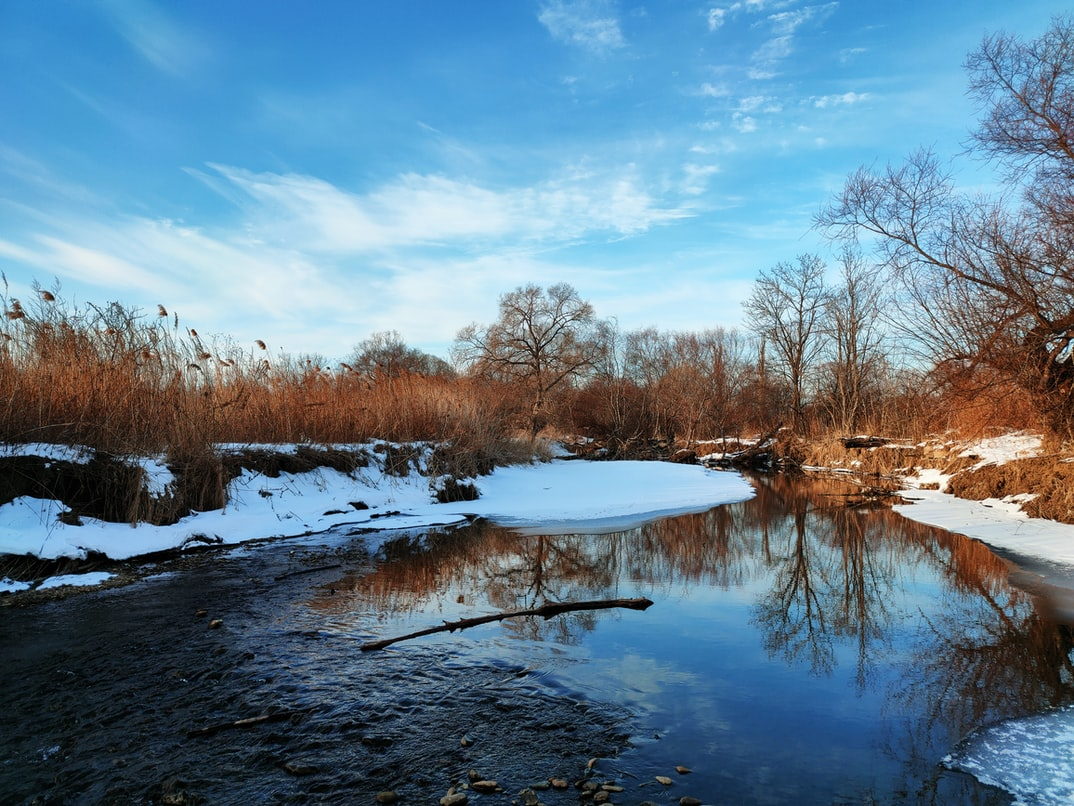
#> input picture Sample images and videos/Scene.jpg, 1074 x 806 px, found by its file name
$ python histograms.py
#> lines starting #> are read from the running program, lines starting #| are printed output that depends on the picture
import cv2 as cv
import numpy as np
import matplotlib.pyplot as plt

img = cv.imread('Sample images and videos\Scene.jpg')
#> img is the input picture: shape (806, 1074, 3); mean B, G, R 145.7, 126.5, 97.8
# print(img.shape)
cv.imshow('nature',img)
grey = cv.cvtColor(img,cv.COLOR_BGR2GRAY)
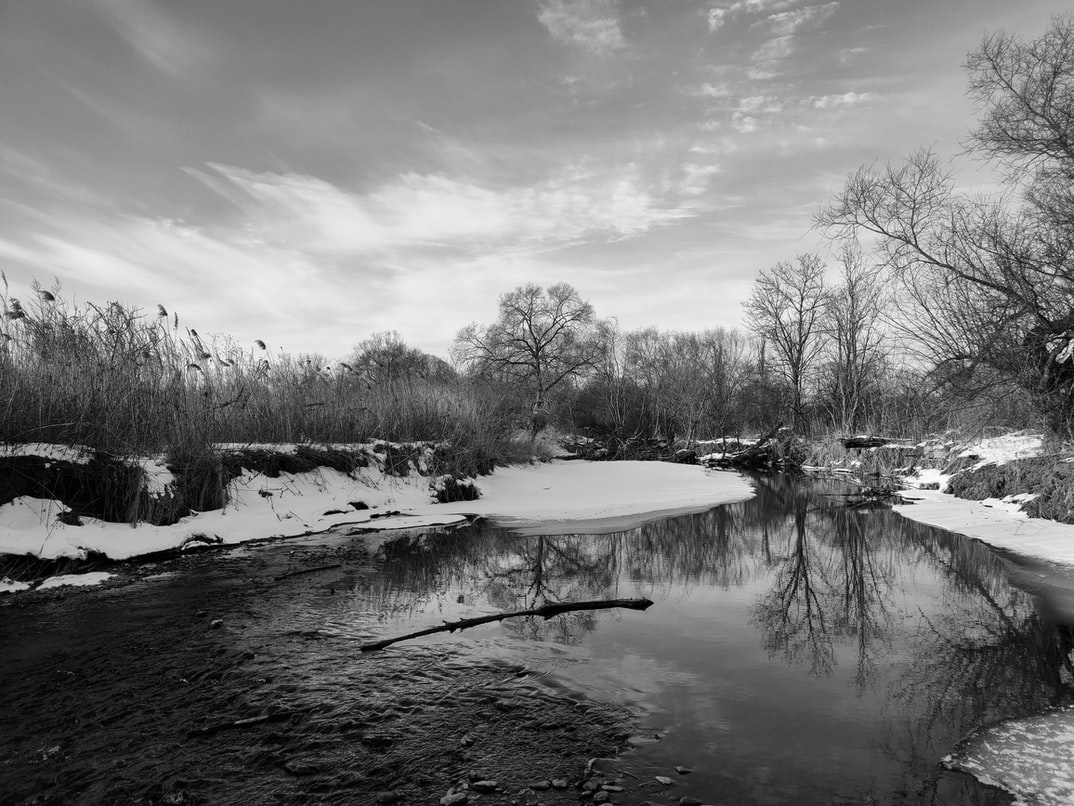
#> grey: shape (806, 1074); min 0, max 254, mean 120.1
# [24 lines of commented-out code are left out]
plt.figure()
plt.title('grey scale pixel intensity')
plt.xlabel('Bins')
plt.ylabel('No. of pixels')
colors = ('b','g','r')
for i , col in enumerate(colors):
    hist = cv.calcHist([img],[i],None,[256],[0,256])
    plt.plot(hist, color = col)
    plt.xlim([0,256])


plt.show()
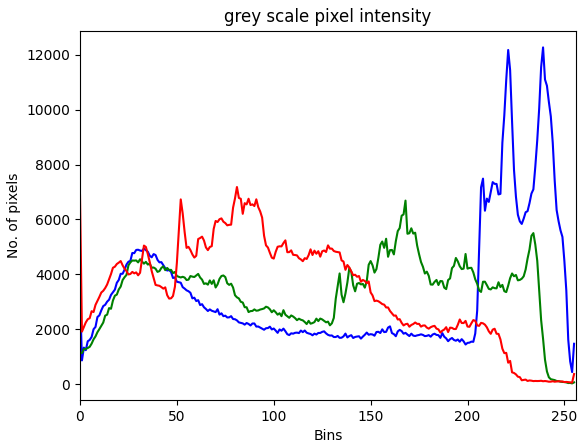
#> figure drawn by matplotlib, 1 panel; curve peaks at x = 239, y = 12268; curve peaks at x = 168, y = 6686; curve peaks at x = 81, y = 7182

cv.waitKey(0)

$ run again, with Sample images and videos/L1.jpg copied over Sample images and videos/Scene.jpg
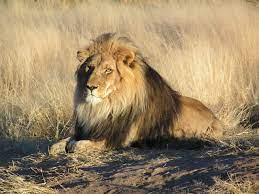
#> input picture Sample images and videos/L1.jpg, 259 x 194 px, found by its file name
#> img is the input picture: shape (194, 259, 3); mean B, G, R 103, 135.5, 156.7
#> `grey = cv.cvtColor(img,cv.COLOR_BGR2GRAY)`:
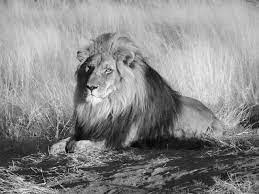
#> grey: shape (194, 259); min 1, max 252, mean 138.1
#> `plt.show()`:
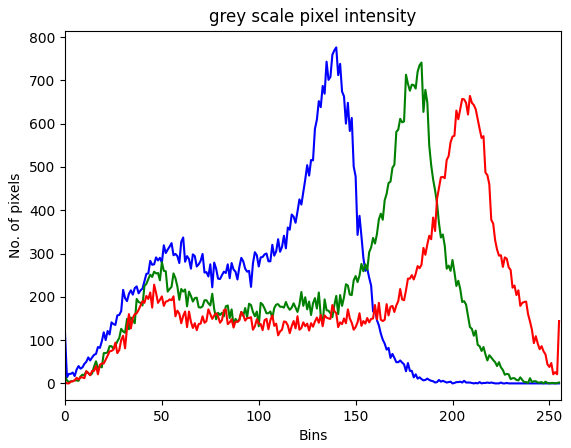
#> figure drawn by matplotlib, 1 panel; curve peaks at x = 140, y = 776; curve peaks at x = 184, y = 741; curve peaks at x = 209, y = 664

$ run again, with Sample images and videos/crowd 2.jpg copied over Sample images and videos/Scene.jpg
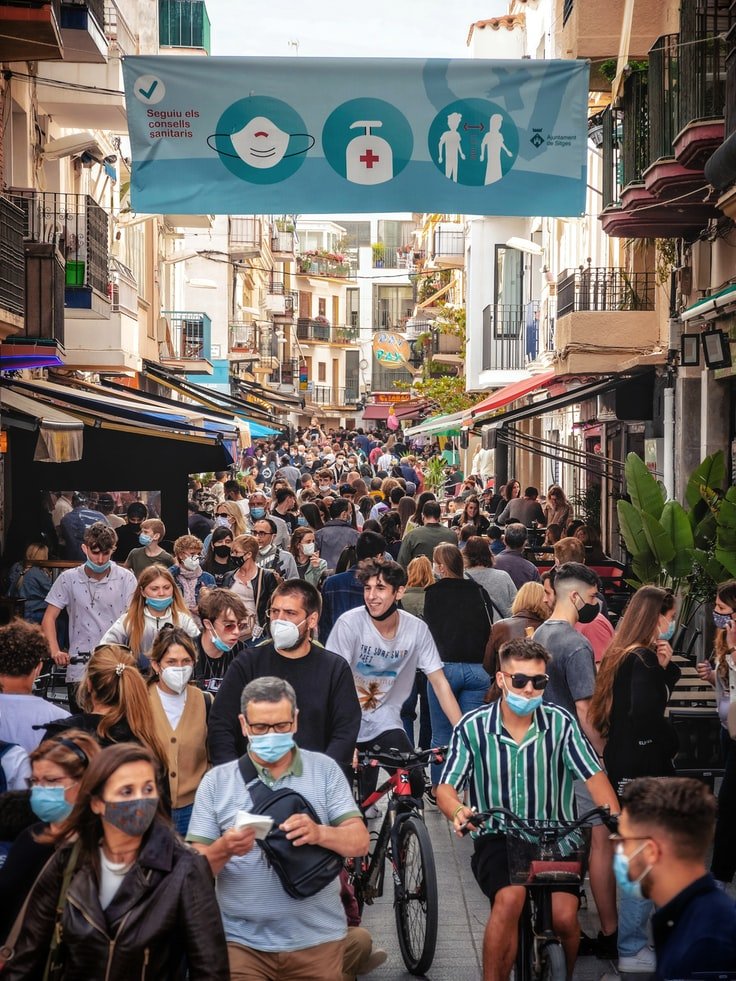
#> input picture Sample images and videos/crowd 2.jpg, 736 x 981 px, found by its file name
#> img is the input picture: shape (981, 736, 3); mean B, G, R 98.2, 102.5, 110.4
#> `grey = cv.cvtColor(img,cv.COLOR_BGR2GRAY)`:
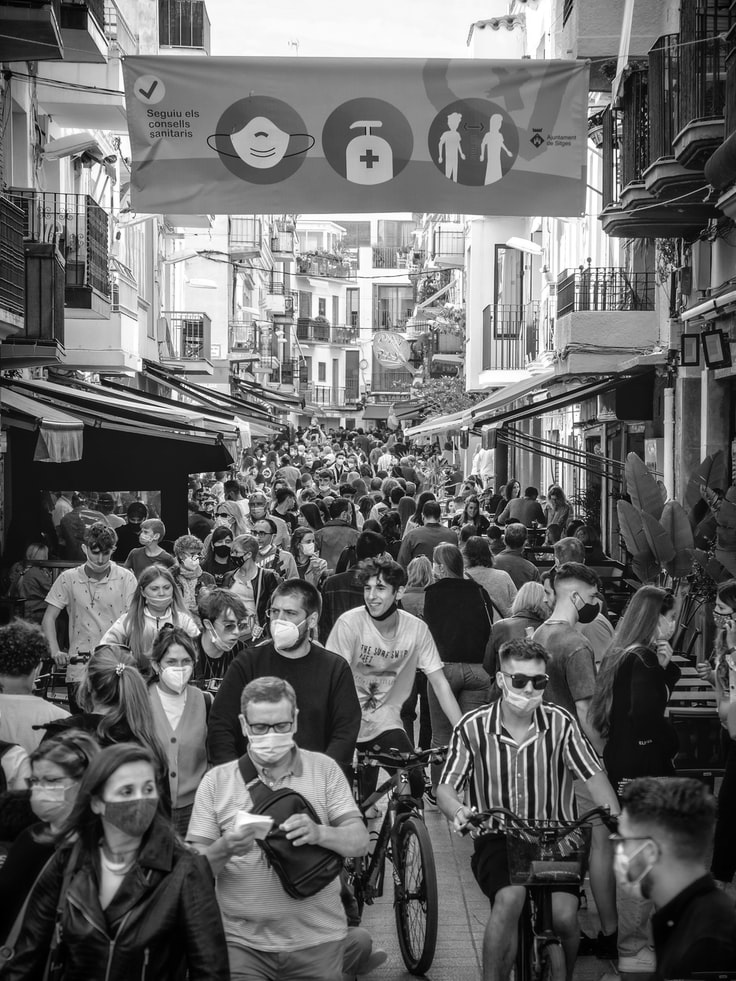
#> grey: shape (981, 736); min 0, max 255, mean 104.4
#> `plt.show()`:
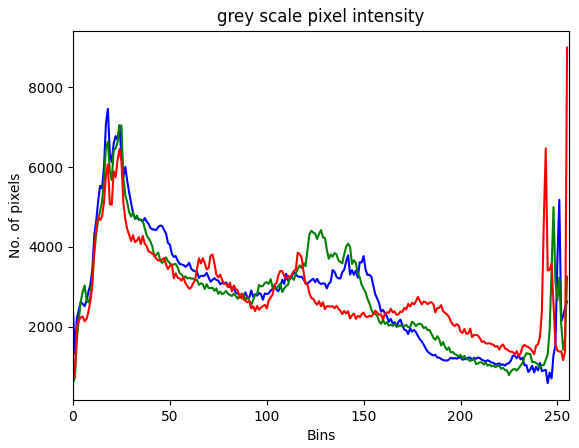
#> figure drawn by matplotlib, 1 panel; curve peaks at x = 18, y = 7460; curve peaks at x = 25, y = 7042; curve peaks at x = 255, y = 9001

$ run again, with Sample images and videos/crowd.jpg copied over Sample images and videos/Scene.jpg
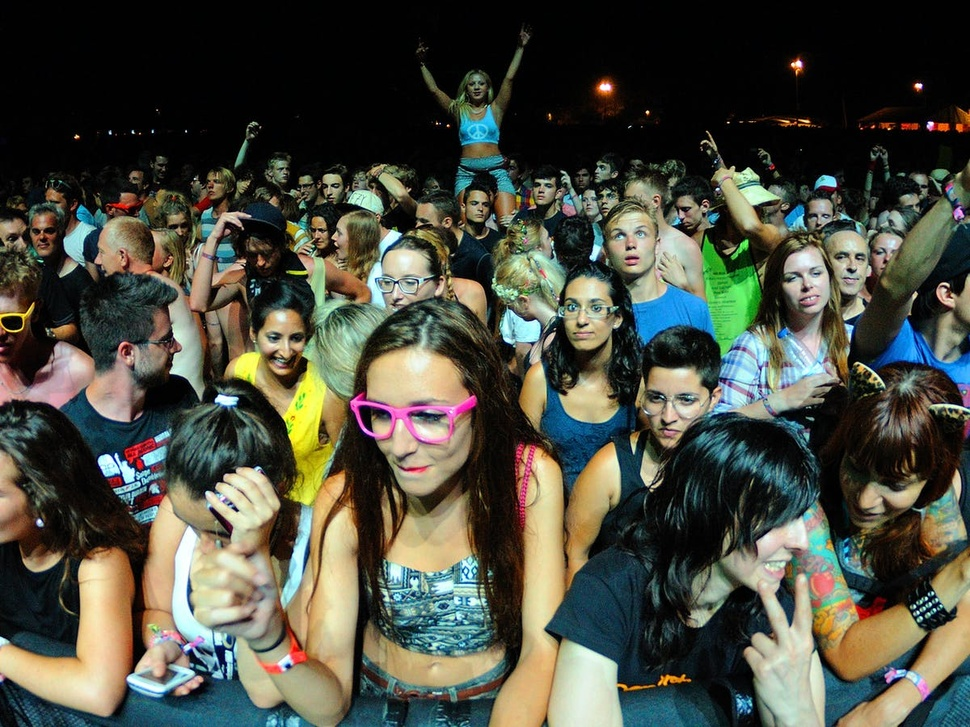
#> input picture Sample images and videos/crowd.jpg, 970 x 727 px, shrunk from 1200 x 900 before the run, found by its file name
#> img is the input picture: shape (727, 970, 3); mean B, G, R 64.9, 76.8, 75.1
#> `grey = cv.cvtColor(img,cv.COLOR_BGR2GRAY)`:
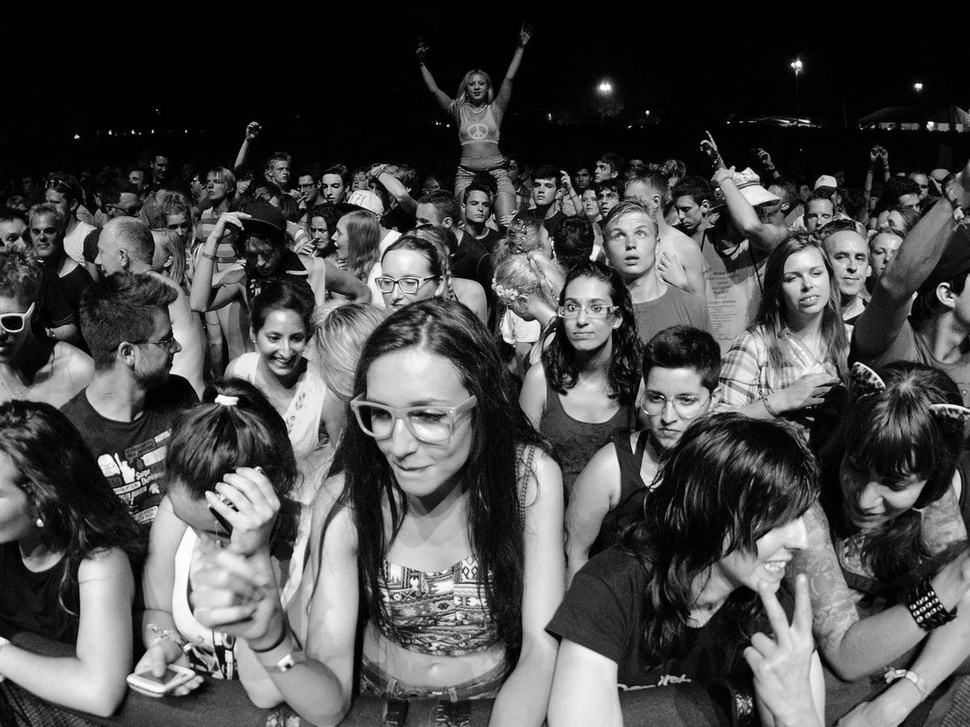
#> grey: shape (727, 970); min 0, max 255, mean 74.9
#> `plt.show()`:
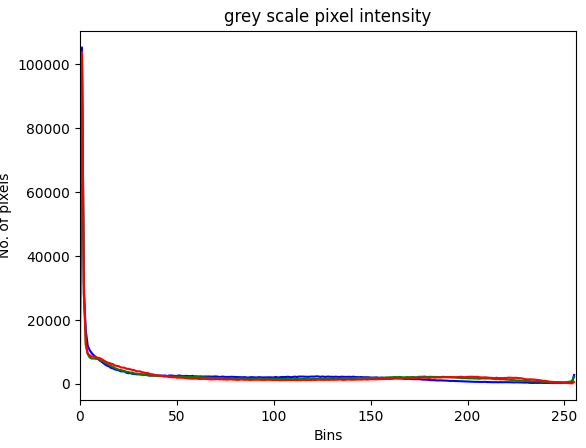
#> figure drawn by matplotlib, 1 panel; curve peaks at x = 1, y = 105314; curve peaks at x = 1, y = 103855; curve peaks at x = 1, y = 103643
